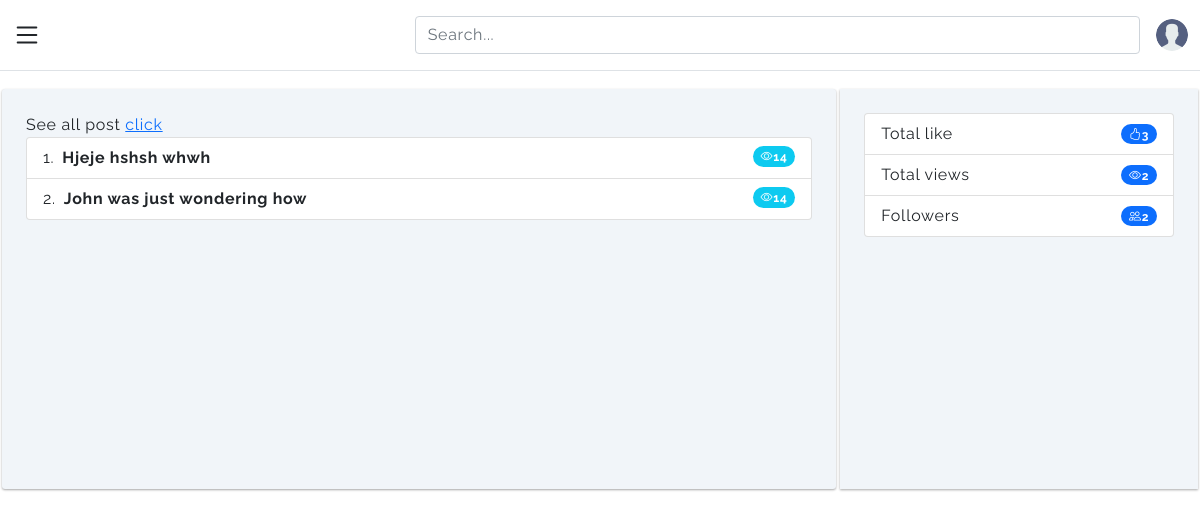
/user/ (signed in), run on the app's committed database.
### mysite/home/models.py (models this page shows)
class User(db.Model,UserMixin):
    id = db.Column(db.Integer,primary_key=True)
    firstname = db.Column(db.String(20),unique=False,nullable=False)
    lastname = db.Column(db.String(20),unique=False,nullable=False)
    email = db.Column(db.String(25),unique=True,nullable=False)
    password = db.Column(db.String(20),unique=False,nullable=False)
    image_file = db.Column(db.String(50),nullable=False,default="default.png")
    user_created = db.Column(db.DateTime,nullable=False,default=datetime.utcnow)
    posts = db.relationship('Blog',backref='users',lazy=True)
    likes = db.relationship('Like',backref='users',lazy=True)
    fallowing = db.relationship('Fallow',secondary=user_fallow,backref='fallowers',lazy=True)

### mysite/blog/models.py (models this page shows)
class Blog(db.Model):
  id = db.Column(db.Integer,primary_key=True)
  title = db.Column(db.String(100),unique=False,nullable=False)
  slug = db.Column(db.String(20),unique=False,nullable=False)
  body = db.Column(db.String(1000),unique=False,nullable=False)
  post_created = db.Column(db.DateTime,nullable=False,default=datetime.utcnow)
  post_image = db.Column(db.String(50),unique=False,nullable=True)
  user_id = db.Column(db.Integer,db.ForeignKey('user.id'),nullable=False)
  like =  db.relationship('Like',backref='blog',lazy=True)

### mysite/user/views.py (the view)
@user.route('/')
@login_required
def index():
  print(current_user.posts)
  return render_template("user/index.html",user=current_user)

### mysite/home/models.py (called while the page is built)
@login_manager.user_loader
def load_user(user_id):
    return User.query.get(user_id)

### mysite/templates/user/index.html
{% extends 'base.html' %}
{% block content %}
{% include 'headers.html' %}
<div class="roww flex">
  <div class="coll-6 shadoww bg-slate-200">
    <span>See all post <a href="">click</a></span>
    {% if user.posts %}
    <ol class="list-group list-group-numbered">
      {% for post in user.posts %}
      <li class="list-group-item d-flex justify-content-between align-items-start">
        <div class="ms-2 me-auto">
          <div class="fw-bold">
            {{ post.title }}
          </div>
        </div>
        <span class="badge bg-info rounded-pill"><i class="bi bi-eye"></i>14</span>
      </li>
      {% endfor %}
      {% else %}
      <p>No Have any post</p>
    </ol>
    {% endif %}
  </div>
  <div class="coll-4 shadoww bg-slate-200">
    <ul class="list-group">
      <li class="list-group-item d-flex justify-content-between align-items-center">
        Total like
        <span class="badge bg-primary rounded-pill"><i class="bi bi-hand-thumbs-up"></i>{{ current_user.likes|length}}</span>
      </li>
      <li class="list-group-item d-flex justify-content-between align-items-center">
        Total views
        <span class="badge bg-primary rounded-pill"><i class="bi bi-eye"></i>2</span>
      </li>
      <li class="list-group-item d-flex justify-content-between align-items-center">
        Followers
        <span class="badge bg-primary rounded-pill"><i class="bi bi-people"></i>{{ current_user.fallowing|length}}</span>
      </li>
    </ul>
  </div>
</div>
{% endblock %}

### mysite/templates/headers.html (shortened to what this page needs)
<header class="py-3 mb-3 border-bottom">
  <div class="container-fluid d-grid gap-3 align-items-center" style="grid-template-columns: 1fr 2fr;">
    <a class="align-items-center text-dark" data-bs-toggle="offcanvas" href="#offcanvasExample" role="" aria-controls="offcanvasExample">
    </a>
    <div class="d-flex align-items-center">
      <form class="w-100 me-3">
        <input type="search" class="form-control" placeholder="Search..." aria-label="Search">
      </form>
      <div class="flex-shrink-0 dropdown">
        <a href="#" class="d-block link-dark text-decoration-none " id="dropdownUser2" data-bs-toggle="dropdown" aria-expanded="true">
          <img src="/static/media/profile_pic/{{ current_user.image_file }}" alt="mdo" width="32" height="32" class="rounded-circle">
        </a>
      </div>
    </div>
  </div>
</header>

### mysite/static/style.css (style rules this page uses)
* { margin: 0; padding: 0; box-sizing: border-box; font-family: 'Raleway', sans-serif; letter-spacing: 0.7px; }
.roww { margin: auto; max-width: 100vw; }
.flex { display: flex; }
.bg-slate-200 { background: #f1f5f9; }
.coll-6 { margin: 2px; width: 70vw; min-height: 100px; padding: 2%; border-radius: 3px; }
.shadoww { box-shadow: rgba(0, 0, 0, 0.12) 0px 1px 3px, rgba(0, 0, 0, 0.24) 0px 1px 2px; }
.coll-4 { margin: 2px; width: 30vw; min-height: 400px; height: 200px; padding: 2%; }

### data on the page
User: image_file (placeholder picture)
Blog: title "Hjeje hshsh whwh"
Blog: title "John was just wondering how"

### other printed values
{{ current_user.likes|length }} "3"
{{ current_user.fallowing|length }} "2"
